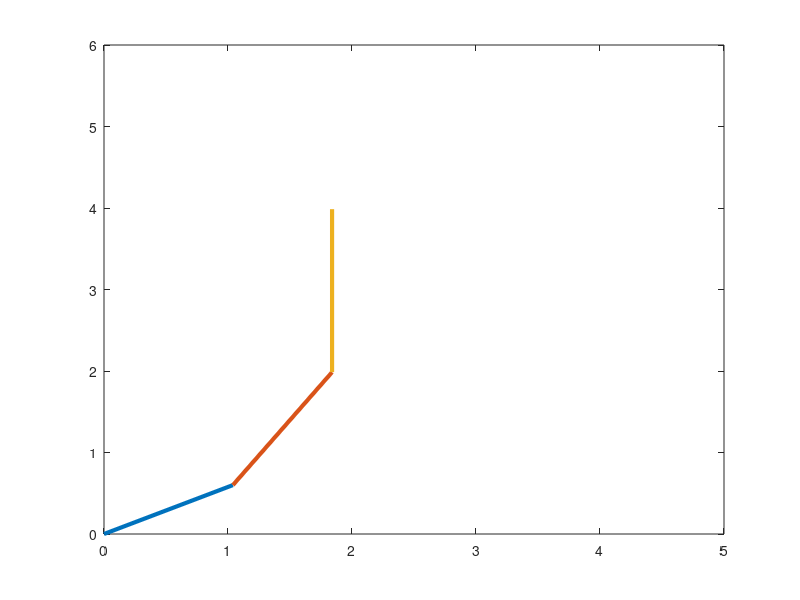

Write the MATLAB code that produced this figure.
clear
clc
close all

l1=1.2;
l2=1.6;
l3=2.0;

theta1=linspace(0,pi/6,10);
theta2=linspace(0,pi/6,10);
theta3=linspace(0,pi/6,10);
x1=l1*cos(theta1);
y1=l1*sin(theta1);
z1=0;
x2=l1*cos(theta1)+l2*cos(theta1+theta2);
y2=l1*sin(theta1)+l2*sin(theta1+theta2);
z2=0;
x3=l1*cos(theta1)+l2*cos(theta1+theta2)+l3*cos(theta1+theta2+theta3);
y3=l1*sin(theta1)+l2*sin(theta1+theta2)+l3*sin(theta1+theta2+theta3);
z3=0;

figure
for k=1:length(theta3)
    clf
    x1_=x1(k);
    y1_=y1(k);
    x2_=x2(k);
    y2_=y2(k);
    x3_=x3(k);
    y3_=y3(k);
    x_a=[0 x1_];
    y_a=[0 y1_];
    x_b=[x1_ x2_];
    y_b=[y1_ y2_];
    x_c=[x2_ x3_];
    y_c=[y2_ y3_];
    plot(x_a,y_a,'LineWidth',3)
    hold on
    plot(x_b,y_b,'LineWidth',3)
    plot(x_c,y_c,'LineWidth',3)
    xlim([0 5])
    ylim([0 6])
    pause(0.2)
end